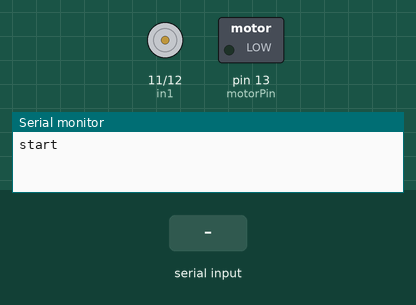
Recording of a sketch running on a simulated Arduino Uno, built with avr-gcc and run on an emulated ATmega328P. Shown: motor-driver pin pairs drawn as motors (green arrow = first pin HIGH = forward, orange = second pin HIGH = backward, longer = more drive), switched loads named in the sketch (green lamp = pin HIGH), the last lines printed to the serial monitor. Inputs (shaded band) come from the test bench.

Above: at 1.2 s.
1.3 s: "90,45\n" received over Serial
At 3.3 s:
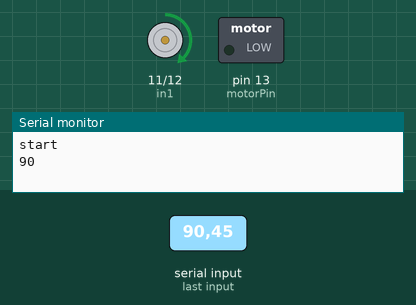
3.8 s: "30,150\n" received over Serial
At 5.2 s:
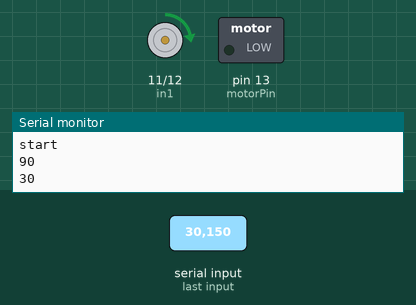
6.3 s: "200\n" received over Serial
At 8.3 s:
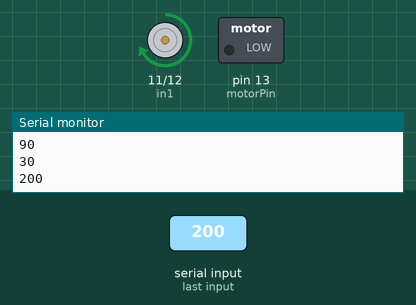
8.7 s: "90\n" received over Serial
At 10.1 s:
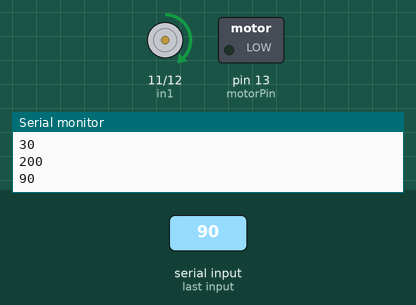
Timing chart, 0 to 11.7 s (numbered marks = the images above; inputs shaded):
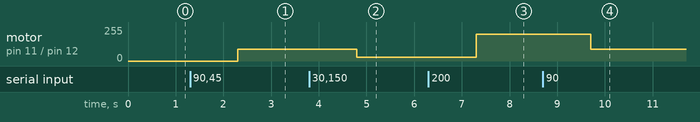

Measured:
- after the input at 1.3 s, motor on pin 11 (in1) / pin 12 (in2): stopped → forward 90/255 after 1.0 s
- after the input at 3.8 s, motor on pin 11 (in1) / pin 12 (in2): forward 90/255 → forward 30/255 after 1.0 s
- after the input at 6.3 s, motor on pin 11 (in1) / pin 12 (in2): forward 30/255 → forward 200/255 after 1.0 s
- after the input at 8.7 s, motor on pin 11 (in1) / pin 12 (in2): forward 200/255 → forward 90/255 after 1.0 s

The sketch:

dcmotor_success.ino
```cpp
int motorPin = 13;
int in1 = 11;
int in2 = 12;
int speed = 0;  // 0~255

void setup() {
  // put your setup code here, to run once:

  pinMode(motorPin, OUTPUT);
  pinMode(in1, OUTPUT);
  pinMode(in2, OUTPUT);
  Serial.begin(115200);
  Serial.println("start");
}

void loop() {
  // put your main code here, to run repeatedly:

  if(Serial.available()) {
    speed = Serial.readString().toInt();
    // digitalWrite(in1, HIGH);
    // digitalWrite(in2, LOW);
    // analogWrite(motorPin, 10);
    Serial.println(speed);

    analogWrite(in1, speed);
  }

}
```
